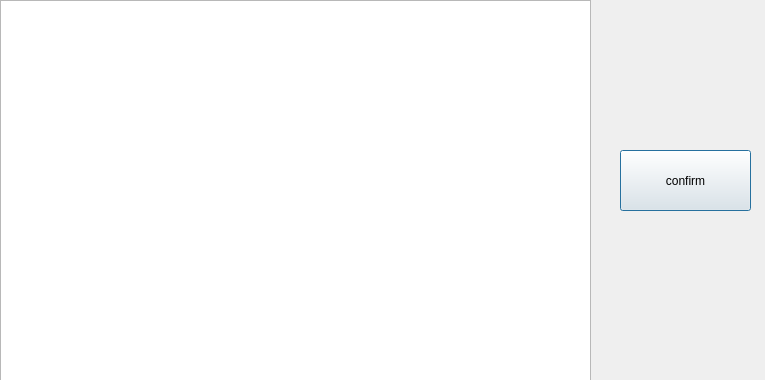
<?xml version="1.0" encoding="UTF-8"?>
<ui version="4.0">
 <class>Tasks</class>
 <widget class="QDialog" name="Tasks">
  <property name="geometry">
   <rect>
    <x>0</x>
    <y>0</y>
    <width>765</width>
    <height>380</height>
   </rect>
  </property>
  <property name="windowTitle">
   <string>Dialog</string>
  </property>
  <widget class="QTextEdit" name="commands">
   <property name="geometry">
    <rect>
     <x>0</x>
     <y>0</y>
     <width>591</width>
     <height>381</height>
    </rect>
   </property>
  </widget>
  <widget class="QPushButton" name="confirm">
   <property name="geometry">
    <rect>
     <x>620</x>
     <y>150</y>
     <width>131</width>
     <height>61</height>
    </rect>
   </property>
   <property name="text">
    <string>confirm</string>
   </property>
  </widget>
 </widget>
 <resources/>
 <connections/>
</ui>
